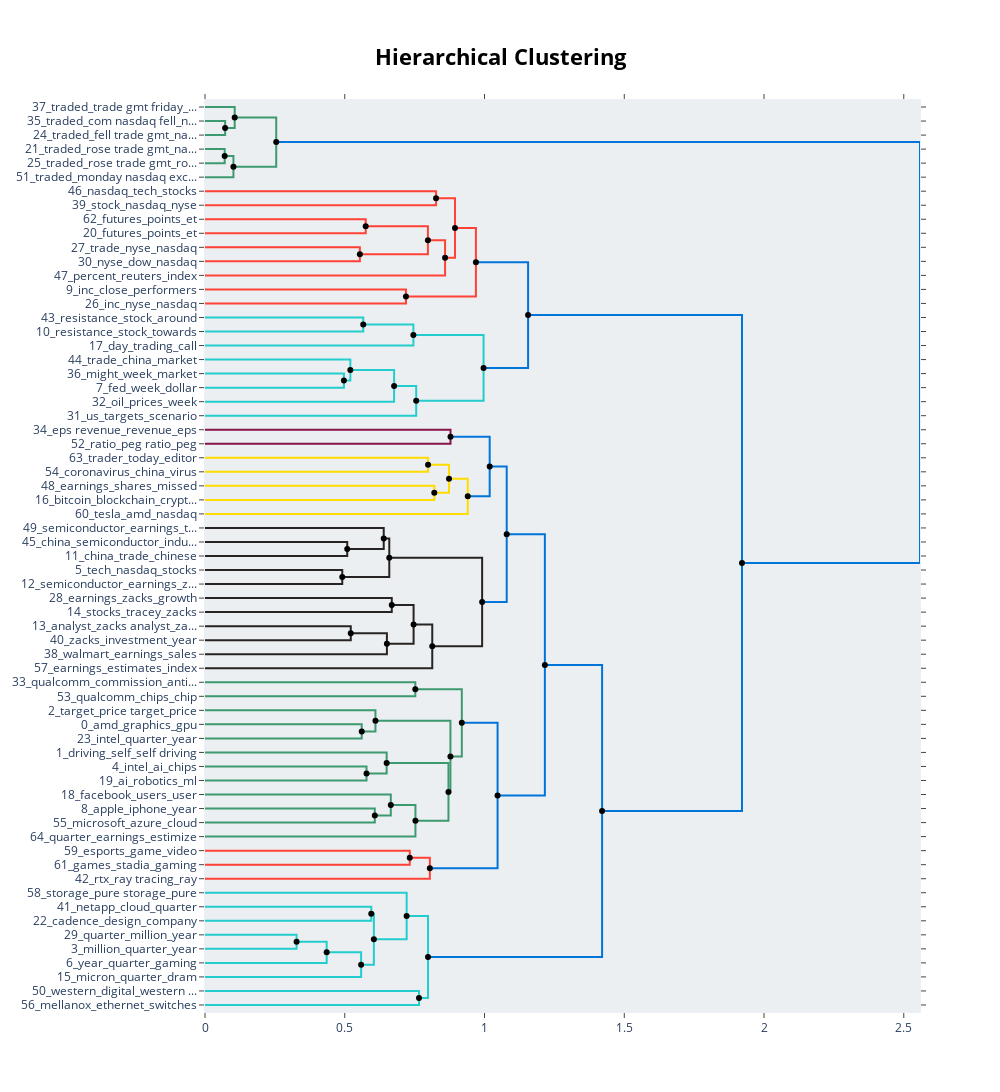

Notebook source saved alongside this figure:
### Code cell
hierarchical_topics = default_topic_model.hierarchical_topics(df_news['content'])
default_topic_model.visualize_hierarchy(hierarchical_topics=hierarchical_topics)

### Figure 1 — Plotly figure (JSON) as saved in the notebook; plotly's stock layout.template omitted (floating-point values rounded to 4 significant figures)
{"data": [{"hoverinfo": "text", "marker": {"color": "rgb(61,153,112)"}, "mode": "lines", "text": ["traded_com nasdaq fell_nasdaq fell trade_fell trade gmt_nasdaq fell", "", "", "traded_fell trade gmt_nasdaq fell trade_com nasdaq fell_fell trade"], "type": "scatter", "x": [0, 0.072, 0.072, 0], "xaxis": "x", "y": [-15, -15, -25, -25], "yaxis": "y"}, {"hoverinfo": "text", "marker": {"color": "rgb(61,153,112)"}, "mode": "lines", "text": ["traded_trade gmt friday_friday nasdaq exchange_gmt friday nasdaq_gmt friday", "", "", "traded_fell trade gmt_com nasdaq fell_nasdaq fell trade_fell trade"], "type": "scatter", "x": [0, 0.1062, 0.1062, 0.072], "xaxis": "x", "y": [-5, -5, -20, -20], "yaxis": "y"}, {"hoverinfo": "text", "marker": {"color": "rgb(61,153,112)"}, "mode": "lines", "text": ["traded_rose trade gmt_nasdaq rose trade_com nasdaq rose_rose trade", "", "", "traded_rose trade gmt_rose trade_com nasdaq rose_nasdaq rose trade"], "type": "scatter", "x": [0, 0.0704, 0.0704, 0], "xaxis": "x", "y": [-35, -35, -45, -45], "yaxis": "y"}, {"hoverinfo": "text", "marker": {"color": "rgb(61,153,112)"}, "mode": "lines", "text": ["traded_rose trade gmt_com nasdaq rose_nasdaq rose trade_rose trade", "", "", "traded_monday nasdaq exchange_gmt monday nasdaq_gmt monday_trade gmt monday"], "type": "scatter", "x": [0.0704, 0.1017, 0.1017, 0], "xaxis": "x", "y": [-40, -40, -55, -55], "yaxis": "y"}, {"hoverinfo": "text", "marker": {"color": "rgb(61,153,112)"}, "mode": "lines", "text": ["traded_fell trade gmt_com nasdaq fell_nasdaq fell trade_fell trade", "", "", "traded_rose trade gmt_com nasdaq rose_nasdaq rose trade_rose trade"], "type": "scatter", "x": [0.1062, 0.2548, 0.2548, 0.1017], "xaxis": "x", "y": [-12.5, -12.5, -47.5, -47.5], "yaxis": "y"}, {"hoverinfo": "text", "marker": {"color": "rgb(255,65,54)"}, "mode": "lines", "text": ["nasdaq_tech_stocks_market_index", "", "", "stock_nasdaq_nyse_com stocks focus_stocks focus"], "type": "scatter", "x": [0, 0.8268, 0.8268, 0], "xaxis": "x", "y": [-65, -65, -75, -75], "yaxis": "y"}, {"hoverinfo": "text", "marker": {"color": "rgb(255,65,54)"}, "mode": "lines", "text": ["futures_points_et_nyse_friday", "", "", "futures_points_et_nasdaq_et gmt"], "type": "scatter", "x": [0, 0.575, 0.575, 0], "xaxis": "x", "y": [-85, -85, -95, -95], "yaxis": "y"}, {"hoverinfo": "text", "marker": {"color": "rgb(255,65,54)"}, "mode": "lines", "text": ["trade_nyse_nasdaq_dow_china", "", "", "nyse_dow_nasdaq_closed_performer"], "type": "scatter", "x": [0, 0.554, 0.554, 0], "xaxis": "x", "y": [-105, -105, -115, -115], "yaxis": "y"}, {"hoverinfo": "text", "marker": {"color": "rgb(255,65,54)"}, "mode": "lines", "text": ["futures_points_et_nasdaq_trade", "", "", "nyse_nasdaq_dow_fell_trade"], "type": "scatter", "x": [0.575, 0.7975, 0.7975, 0.554], "xaxis": "x", "y": [-90, -90, -110, -110], "yaxis": "y"}, {"hoverinfo": "text", "marker": {"color": "rgb(255,65,54)"}, "mode": "lines", "text": ["nyse_futures_nasdaq_points_trade", "", "", "percent_reuters_index_rose percent_said"], "type": "scatter", "x": [0.7975, 0.8589, 0.8589, 0], "xaxis": "x", "y": [-100, -100, -125, -125], "yaxis": "y"}, {"hoverinfo": "text", "marker": {"color": "rgb(255,65,54)"}, "mode": "lines", "text": ["nasdaq_stock_nyse_investing com_et gmt", "", "", "nasdaq_nyse_futures_dow_percent"], "type": "scatter", "x": [0.8268, 0.8944, 0.8944, 0.8589], "xaxis": "x", "y": [-70, -70, -112.5, -112.5], "yaxis": "y"}, {"hoverinfo": "text", "marker": {"color": "rgb(255,65,54)"}, "mode": "lines", "text": ["inc_close_performers_nasdaq_rose", "", "", "inc_nyse_nasdaq_inc nasdaq_million shares"], "type": "scatter", "x": [0, 0.719, 0.719, 0], "xaxis": "x", "y": [-135, -135, -145, -145], "yaxis": "y"}, {"hoverinfo": "text", "marker": {"color": "rgb(255,65,54)"}, "mode": "lines", "text": ["nasdaq_nyse_futures_dow_trade", "", "", "inc_nasdaq_nyse_inc nasdaq_close"], "type": "scatter", "x": [0.8944, 0.9693, 0.9693, 0.719], "xaxis": "x", "y": [-91.25, -91.25, -140, -140], "yaxis": "y"}, {"hoverinfo": "text", "marker": {"color": "rgb(35,205,205)"}, "mode": "lines", "text": ["resistance_stock_around_futures_level", "", "", "resistance_stock_towards_nasdaq_around"], "type": "scatter", "x": [0, 0.5662, 0.5662, 0], "xaxis": "x", "y": [-155, -155, -165, -165], "yaxis": "y"}, {"hoverinfo": "text", "marker": {"color": "rgb(35,205,205)"}, "mode": "lines", "text": ["resistance_stock_around_nasdaq_towards", "", "", "day_trading_call_support_stocks trading"], "type": "scatter", "x": [0.5662, 0.7456, 0.7456, 0], "xaxis": "x", "y": [-160, -160, -175, -175], "yaxis": "y"}, {"hoverinfo": "text", "marker": {"color": "rgb(35,205,205)"}, "mode": "lines", "text": ["might_week_market_last_could", "", "", "fed_week_dollar_nyse_percent"], "type": "scatter", "x": [0, 0.4969, 0.4969, 0], "xaxis": "x", "y": [-195, -195, -205, -205], "yaxis": "y"}, {"hoverinfo": "text", "marker": {"color": "rgb(35,205,205)"}, "mode": "lines", "text": ["trade_china_market_fed_could", "", "", "week_fed_might_market_last"], "type": "scatter", "x": [0, 0.52, 0.52, 0.4969], "xaxis": "x", "y": [-185, -185, -200, -200], "yaxis": "y"}, {"hoverinfo": "text", "marker": {"color": "rgb(35,205,205)"}, "mode": "lines", "text": ["week_fed_might_market_trade", "", "", "oil_prices_week_sales_expected"], "type": "scatter", "x": [0.52, 0.6765, 0.6765, 0], "xaxis": "x", "y": [-192.5, -192.5, -215, -215], "yaxis": "y"}, {"hoverinfo": "text", "marker": {"color": "rgb(35,205,205)"}, "mode": "lines", "text": ["week_fed_might_market_trade", "", "", "us_targets_scenario_oil_dollar"], "type": "scatter", "x": [0.6765, 0.7556, 0.7556, 0], "xaxis": "x", "y": [-203.8, -203.8, -225, -225], "yaxis": "y"}, {"hoverinfo": "text", "marker": {"color": "rgb(35,205,205)"}, "mode": "lines", "text": ["day_resistance_trading_stock_support", "", "", "week_fed_us_dollar_market"], "type": "scatter", "x": [0.7456, 0.9966, 0.9966, 0.7556], "xaxis": "x", "y": [-167.5, -167.5, -214.4, -214.4], "yaxis": "y"}, {"hoverinfo": "text", "marker": {"color": "rgb(0,116,217)"}, "mode": "lines", "text": ["nasdaq_nyse_inc_rose_points", "", "", "week_day_market_trading_nasdaq"], "type": "scatter", "x": [0.9693, 1.156, 1.156, 0.9966], "xaxis": "x", "y": [-115.6, -115.6, -190.9, -190.9], "yaxis": "y"}, {"hoverinfo": "text", "marker": {"color": "rgb(133,20,75)"}, "mode": "lines", "text": ["eps revenue_revenue_eps_investing com_com", "", "", "ratio_peg ratio_peg_value_zacks"], "type": "scatter", "x": [0, 0.8783, 0.8783, 0], "xaxis": "x", "y": [-235, -235, -245, -245], "yaxis": "y"}, {"hoverinfo": "text", "marker": {"color": "rgb(255,220,0)"}, "mode": "lines", "text": ["trader_today_editor_portfolio_zacks private", "", "", "coronavirus_china_virus_cases_health"], "type": "scatter", "x": [0, 0.7981, 0.7981, 0], "xaxis": "x", "y": [-255, -255, -265, -265], "yaxis": "y"}, {"hoverinfo": "text", "marker": {"color": "rgb(255,220,0)"}, "mode": "lines", "text": ["earnings_shares_missed_years_illumina", "", "", "bitcoin_blockchain_cryptocurrency_etf_digital"], "type": "scatter", "x": [0, 0.8203, 0.8203, 0], "xaxis": "x", "y": [-275, -275, -285, -285], "yaxis": "y"}, {"hoverinfo": "text", "marker": {"color": "rgb(255,220,0)"}, "mode": "lines", "text": ["coronavirus_today_trader_nasdaq_china", "", "", "bitcoin_blockchain_cryptocurrency_etf_digital"], "type": "scatter", "x": [0.7981, 0.8731, 0.8731, 0.8203], "xaxis": "x", "y": [-260, -260, -280, -280], "yaxis": "y"}, {"hoverinfo": "text", "marker": {"color": "rgb(255,220,0)"}, "mode": "lines", "text": ["bitcoin_blockchain_nasdaq_cryptocurrency_etf", "", "", "tesla_amd_nasdaq_cnbc_driving"], "type": "scatter", "x": [0.8731, 0.9401, 0.9401, 0], "xaxis": "x", "y": [-270, -270, -295, -295], "yaxis": "y"}, {"hoverinfo": "text", "marker": {"color": "rgb(0,116,217)"}, "mode": "lines", "text": ["revenue_ratio_eps revenue_eps_earnings", "", "", "bitcoin_blockchain_nasdaq_cryptocurrency_etf"], "type": "scatter", "x": [0.8783, 1.018, 1.018, 0.9401], "xaxis": "x", "y": [-240, -240, -282.5, -282.5], "yaxis": "y"}, {"hoverinfo": "text", "marker": {"color": "rgb(40,35,35)"}, "mode": "lines", "text": ["china_semiconductor_industry_chip_zacks", "", "", "china_trade_chinese_trump_tariffs"], "type": "scatter", "x": [0, 0.5088, 0.5088, 0], "xaxis": "x", "y": [-315, -315, -325, -325], "yaxis": "y"}, {"hoverinfo": "text", "marker": {"color": "rgb(40,35,35)"}, "mode": "lines", "text": ["semiconductor_earnings_tsmc_zacks_quarter", "", "", "china_trade_chinese_semiconductor_trump"], "type": "scatter", "x": [0, 0.6394, 0.6394, 0.5088], "xaxis": "x", "y": [-305, -305, -320, -320], "yaxis": "y"}, {"hoverinfo": "text", "marker": {"color": "rgb(40,35,35)"}, "mode": "lines", "text": ["tech_nasdaq_stocks_growth_etf", "", "", "semiconductor_earnings_zacks_etf_rank"], "type": "scatter", "x": [0, 0.4911, 0.4911, 0], "xaxis": "x", "y": [-335, -335, -345, -345], "yaxis": "y"}, {"hoverinfo": "text", "marker": {"color": "rgb(40,35,35)"}, "mode": "lines", "text": ["china_trade_semiconductor_chinese_zacks", "", "", "semiconductor_etf_stocks_nasdaq_earnings"], "type": "scatter", "x": [0.6394, 0.6593, 0.6593, 0.4911], "xaxis": "x", "y": [-312.5, -312.5, -340, -340], "yaxis": "y"}, {"hoverinfo": "text", "marker": {"color": "rgb(40,35,35)"}, "mode": "lines", "text": ["earnings_zacks_growth_company_stocks", "", "", "stocks_tracey_zacks_podcast_investment"], "type": "scatter", "x": [0, 0.6682, 0.6682, 0], "xaxis": "x", "y": [-355, -355, -365, -365], "yaxis": "y"}, {"hoverinfo": "text", "marker": {"color": "rgb(40,35,35)"}, "mode": "lines", "text": ["analyst_zacks analyst_zacks_research_reports", "", "", "zacks_investment_year_earnings_stocks"], "type": "scatter", "x": [0, 0.5215, 0.5215, 0], "xaxis": "x", "y": [-375, -375, -385, -385], "yaxis": "y"}, {"hoverinfo": "text", "marker": {"color": "rgb(40,35,35)"}, "mode": "lines", "text": ["analyst_zacks_zacks analyst_research_investment", "", "", "walmart_earnings_sales_year_market"], "type": "scatter", "x": [0.5215, 0.6508, 0.6508, 0], "xaxis": "x", "y": [-380, -380, -395, -395], "yaxis": "y"}, {"hoverinfo": "text", "marker": {"color": "rgb(40,35,35)"}, "mode": "lines", "text": ["earnings_zacks_stocks_investment_stock", "", "", "analyst_zacks_zacks analyst_research_investment"], "type": "scatter", "x": [0.6682, 0.7463, 0.7463, 0.6508], "xaxis": "x", "y": [-360, -360, -387.5, -387.5], "yaxis": "y"}, {"hoverinfo": "text", "marker": {"color": "rgb(40,35,35)"}, "mode": "lines", "text": ["zacks_analyst_earnings_investment_stocks", "", "", "earnings_estimates_index_growth_higher revenues"], "type": "scatter", "x": [0.7463, 0.8131, 0.8131, 0], "xaxis": "x", "y": [-373.8, -373.8, -405, -405], "yaxis": "y"}, {"hoverinfo": "text", "marker": {"color": "rgb(40,35,35)"}, "mode": "lines", "text": ["semiconductor_china_stocks_nasdaq_zacks", "", "", "zacks_earnings_growth_investment_analyst"], "type": "scatter", "x": [0.6593, 0.9915, 0.9915, 0.8131], "xaxis": "x", "y": [-326.2, -326.2, -389.4, -389.4], "yaxis": "y"}, {"hoverinfo": "text", "marker": {"color": "rgb(0,116,217)"}, "mode": "lines", "text": ["bitcoin_blockchain_nasdaq_earnings_zacks", "", "", "zacks_earnings_stocks_growth_year"], "type": "scatter", "x": [1.018, 1.079, 1.079, 0.9915], "xaxis": "x", "y": [-261.2, -261.2, -357.8, -357.8], "yaxis": "y"}, {"hoverinfo": "text", "marker": {"color": "rgb(61,153,112)"}, "mode": "lines", "text": ["qualcomm_commission_antitrust_eu_said", "", "", "qualcomm_chips_chip_broadcom_apple"], "type": "scatter", "x": [0, 0.7525, 0.7525, 0], "xaxis": "x", "y": [-415, -415, -425, -425], "yaxis": "y"}, {"hoverinfo": "text", "marker": {"color": "rgb(61,153,112)"}, "mode": "lines", "text": ["amd_graphics_gpu_year_radeon", "", "", "intel_quarter_year_billion_revenue"], "type": "scatter", "x": [0, 0.5607, 0.5607, 0], "xaxis": "x", "y": [-445, -445, -455, -455], "yaxis": "y"}, {"hoverinfo": "text", "marker": {"color": "rgb(61,153,112)"}, "mode": "lines", "text": ["target_price target_price_shares_gaming", "", "", "amd_graphics_intel_year_gpu"], "type": "scatter", "x": [0, 0.6098, 0.6098, 0.5607], "xaxis": "x", "y": [-435, -435, -450, -450], "yaxis": "y"}, {"hoverinfo": "text", "marker": {"color": "rgb(61,153,112)"}, "mode": "lines", "text": ["intel_ai_chips_data_nasdaq", "", "", "ai_robotics_ml_learning_technology"], "type": "scatter", "x": [0, 0.5779, 0.5779, 0], "xaxis": "x", "y": [-475, -475, -485, -485], "yaxis": "y"}, {"hoverinfo": "text", "marker": {"color": "rgb(61,153,112)"}, "mode": "lines", "text": ["driving_self_self driving_autonomous_vehicles", "", "", "ai_intel_data_learning_technology"], "type": "scatter", "x": [0, 0.6499, 0.6499, 0.5779], "xaxis": "x", "y": [-465, -465, -480, -480], "yaxis": "y"}, {"hoverinfo": "text", "marker": {"color": "rgb(61,153,112)"}, "mode": "lines", "text": ["apple_iphone_year_zacks_billion", "", "", "microsoft_azure_cloud_company_billion"], "type": "scatter", "x": [0, 0.6075, 0.6075, 0], "xaxis": "x", "y": [-505, -505, -515, -515], "yaxis": "y"}, {"hoverinfo": "text", "marker": {"color": "rgb(61,153,112)"}, "mode": "lines", "text": ["facebook_users_user_company_ad", "", "", "apple_iphone_year_company_billion"], "type": "scatter", "x": [0, 0.6647, 0.6647, 0.6075], "xaxis": "x", "y": [-495, -495, -510, -510], "yaxis": "y"}, {"hoverinfo": "text", "marker": {"color": "rgb(61,153,112)"}, "mode": "lines", "text": ["apple_facebook_iphone_company_billion", "", "", "quarter_earnings_estimize_estimates_year"], "type": "scatter", "x": [0.6647, 0.7529, 0.7529, 0], "xaxis": "x", "y": [-502.5, -502.5, -525, -525], "yaxis": "y"}, {"hoverinfo": "text", "marker": {"color": "rgb(61,153,112)"}, "mode": "lines", "text": ["driving_self_self driving_autonomous_ai", "", "", "apple_facebook_iphone_company_year"], "type": "scatter", "x": [0.6499, 0.871, 0.871, 0.7529], "xaxis": "x", "y": [-472.5, -472.5, -513.8, -513.8], "yaxis": "y"}, {"hoverinfo": "text", "marker": {"color": "rgb(61,153,112)"}, "mode": "lines", "text": ["amd_graphics_year_intel_gpu", "", "", "driving_self_self driving_ai_apple"], "type": "scatter", "x": [0.6098, 0.8781, 0.8781, 0.871], "xaxis": "x", "y": [-442.5, -442.5, -493.1, -493.1], "yaxis": "y"}, {"hoverinfo": "text", "marker": {"color": "rgb(61,153,112)"}, "mode": "lines", "text": ["qualcomm_commission_chips_said_apple", "", "", "amd_company_intel_driving_year"], "type": "scatter", "x": [0.7525, 0.9188, 0.9188, 0.8781], "xaxis": "x", "y": [-420, -420, -467.8, -467.8], "yaxis": "y"}, {"hoverinfo": "text", "marker": {"color": "rgb(255,65,54)"}, "mode": "lines", "text": ["esports_game_video_gaming_video game", "", "", "games_stadia_gaming_service_game"], "type": "scatter", "x": [0, 0.7326, 0.7326, 0], "xaxis": "x", "y": [-535, -535, -545, -545], "yaxis": "y"}, {"hoverinfo": "text", "marker": {"color": "rgb(255,65,54)"}, "mode": "lines", "text": ["games_game_gaming_stadia_video", "", "", "rtx_ray tracing_ray_tracing_gaming"], "type": "scatter", "x": [0.7326, 0.8044, 0.8044, 0], "xaxis": "x", "y": [-540, -540, -555, -555], "yaxis": "y"}, {"hoverinfo": "text", "marker": {"color": "rgb(0,116,217)"}, "mode": "lines", "text": ["amd_company_intel_driving_year", "", "", "gaming_games_game_rtx_video"], "type": "scatter", "x": [0.9188, 1.047, 1.047, 0.8044], "xaxis": "x", "y": [-443.9, -443.9, -547.5, -547.5], "yaxis": "y"}, {"hoverinfo": "text", "marker": {"color": "rgb(0,116,217)"}, "mode": "lines", "text": ["zacks_earnings_stocks_growth_year", "", "", "amd_company_intel_nasdaq_driving"], "type": "scatter", "x": [1.079, 1.216, 1.216, 1.047], "xaxis": "x", "y": [-309.5, -309.5, -495.7, -495.7], "yaxis": "y"}, {"hoverinfo": "text", "marker": {"color": "rgb(35,205,205)"}, "mode": "lines", "text": ["netapp_cloud_quarter_year_company", "", "", "cadence_design_company_million_quarter"], "type": "scatter", "x": [0, 0.5949, 0.5949, 0], "xaxis": "x", "y": [-575, -575, -585, -585], "yaxis": "y"}, {"hoverinfo": "text", "marker": {"color": "rgb(35,205,205)"}, "mode": "lines", "text": ["quarter_million_year_revenues_year year", "", "", "million_quarter_year_zacks_revenues"], "type": "scatter", "x": [0, 0.3276, 0.3276, 0], "xaxis": "x", "y": [-595, -595, -605, -605], "yaxis": "y"}, {"hoverinfo": "text", "marker": {"color": "rgb(35,205,205)"}, "mode": "lines", "text": ["million_quarter_year_revenues_zacks", "", "", "year_quarter_gaming_billion_fiscal"], "type": "scatter", "x": [0.3276, 0.4353, 0.4353, 0], "xaxis": "x", "y": [-600, -600, -615, -615], "yaxis": "y"}, {"hoverinfo": "text", "marker": {"color": "rgb(35,205,205)"}, "mode": "lines", "text": ["million_quarter_year_revenues_company", "", "", "micron_quarter_dram_nand_fiscal"], "type": "scatter", "x": [0.4353, 0.5586, 0.5586, 0], "xaxis": "x", "y": [-607.5, -607.5, -625, -625], "yaxis": "y"}, {"hoverinfo": "text", "marker": {"color": "rgb(35,205,205)"}, "mode": "lines", "text": ["netapp_quarter_company_cadence_year", "", "", "quarter_year_million_revenues_company"], "type": "scatter", "x": [0.5949, 0.6042, 0.6042, 0.5586], "xaxis": "x", "y": [-580, -580, -616.2, -616.2], "yaxis": "y"}, {"hoverinfo": "text", "marker": {"color": "rgb(35,205,205)"}, "mode": "lines", "text": ["storage_pure storage_pure_quarter_company", "", "", "quarter_year_million_company_revenues"], "type": "scatter", "x": [0, 0.7215, 0.7215, 0.6042], "xaxis": "x", "y": [-565, -565, -598.1, -598.1], "yaxis": "y"}, {"hoverinfo": "text", "marker": {"color": "rgb(35,205,205)"}, "mode": "lines", "text": ["western_digital_western digital_storage_sandisk", "", "", "mellanox_ethernet_switches_infiniband_adapters"], "type": "scatter", "x": [0, 0.7657, 0.7657, 0], "xaxis": "x", "y": [-635, -635, -645, -645], "yaxis": "y"}, {"hoverinfo": "text", "marker": {"color": "rgb(35,205,205)"}, "mode": "lines", "text": ["quarter_year_million_company_revenues", "", "", "mellanox_storage_western_digital_western digital"], "type": "scatter", "x": [0.7215, 0.7979, 0.7979, 0.7657], "xaxis": "x", "y": [-581.6, -581.6, -640, -640], "yaxis": "y"}, {"hoverinfo": "text", "marker": {"color": "rgb(0,116,217)"}, "mode": "lines", "text": ["zacks_year_company_nasdaq_earnings", "", "", "quarter_year_million_company_revenues"], "type": "scatter", "x": [1.216, 1.421, 1.421, 0.7979], "xaxis": "x", "y": [-402.6, -402.6, -610.8, -610.8], "yaxis": "y"}, {"hoverinfo": "text", "marker": {"color": "rgb(0,116,217)"}, "mode": "lines", "text": ["nasdaq_nyse_trade_inc_week", "", "", "year_zacks_company_earnings_quarter"], "type": "scatter", "x": [1.156, 1.921, 1.921, 1.421], "xaxis": "x", "y": [-153.3, -153.3, -506.7, -506.7], "yaxis": "y"}, {"hoverinfo": "text", "marker": {"color": "rgb(0,116,217)"}, "mode": "lines", "text": ["traded_session traded range_start session traded_range day stock_traded highest lowest", "", "", "nasdaq_year_company_zacks_earnings"], "type": "scatter", "x": [0.2548, 2.558, 2.558, 1.921], "xaxis": "x", "y": [-30, -30, -330.0, -330.0], "yaxis": "y"}, {"hoverinfo": "text", "hovertext": ["traded_rose trade gmt_com nasdaq rose_nasdaq rose trade_rose trade", "traded_fell trade gmt_com nasdaq fell_nasdaq fell trade_fell trade", "futures_points_et_nasdaq_trade", "nyse_futures_nasdaq_points_trade", "nasdaq_stock_nyse_investing com_et gmt", "nasdaq_nyse_futures_dow_trade", "resistance_stock_around_nasdaq_towards", "week_fed_might_market_trade", "week_fed_might_market_trade", "day_resistance_trading_stock_support", "nasdaq_nyse_inc_rose_points", "coronavirus_today_trader_nasdaq_china", "bitcoin_blockchain_nasdaq_cryptocurrency_etf", "revenue_ratio_eps revenue_eps_earnings", "china_trade_semiconductor_chinese_zacks", "analyst_zacks_zacks analyst_research_investment", "earnings_zacks_stocks_investment_stock", "zacks_analyst_earnings_investment_stocks", "semiconductor_china_stocks_nasdaq_zacks", "bitcoin_blockchain_nasdaq_earnings_zacks", "apple_facebook_iphone_company_billion", "driving_self_self driving_autonomous_ai", "amd_graphics_year_intel_gpu", "qualcomm_commission_chips_said_apple", "games_game_gaming_stadia_video", "amd_company_intel_driving_year", "zacks_earnings_stocks_growth_year", "million_quarter_year_revenues_zacks", "million_quarter_year_revenues_company", "netapp_quarter_company_cadence_year", "quarter_year_million_company_revenues", "zacks_year_company_nasdaq_earnings", "nasdaq_nyse_trade_inc_week", "traded_session traded range_start session traded_range day stock_traded highest lowest"], "marker": {"color": "black"}, "mode": "markers", "showlegend": false, "type": "scatter", "x": [0.0704, 0.1062, 0.575, 0.7975, 0.8268, 0.8944, 0.5662, 0.52, 0.6765, 0.7456, 0.9693, 0.7981, 0.8731, 0.8783, 0.6394, 0.5215, 0.6682, 0.7463, 0.6593, 1.018, 0.6647, 0.6499, 0.6098, 0.7525, 0.7326, 0.9188, 1.079, 0.3276, 0.4353, 0.5949, 0.7215, 1.216, 1.156, 0.2548], "y": [-40, -12.5, -90, -100, -70, -91.25, -160, -192.5, -203.8, -167.5, -115.6, -260, -270, -240, -312.5, -380, -360, -373.8, -326.2, -261.2, -502.5, -472.5, -442.5, -420, -540, -443.9, -309.5, -600, -607.5, -580, -581.6, -402.6, -153.3, -30]}, {"hoverinfo": "text", "hovertext": ["traded_fell trade gmt_com nasdaq fell_nasdaq fell trade_fell trade", "traded_rose trade gmt_com nasdaq rose_nasdaq rose trade_rose trade", "nyse_nasdaq_dow_fell_trade", "nasdaq_nyse_futures_dow_percent", "inc_nasdaq_nyse_inc nasdaq_close", "week_fed_might_market_last", "week_fed_us_dollar_market", "week_day_market_trading_nasdaq", "bitcoin_blockchain_cryptocurrency_etf_digital", "bitcoin_blockchain_nasdaq_cryptocurrency_etf", "china_trade_chinese_semiconductor_trump", "semiconductor_etf_stocks_nasdaq_earnings", "analyst_zacks_zacks analyst_research_investment", "zacks_earnings_growth_investment_analyst", "zacks_earnings_stocks_growth_year", "amd_graphics_intel_year_gpu", "ai_intel_data_learning_technology", "apple_iphone_year_company_billion", "apple_facebook_iphone_company_year", "driving_self_self driving_ai_apple", "amd_company_intel_driving_year", "gaming_games_game_rtx_video", "amd_company_intel_nasdaq_driving", "quarter_year_million_revenues_company", "quarter_year_million_company_revenues", "mellanox_storage_western_digital_western digital", "quarter_year_million_company_revenues", "year_zacks_company_earnings_quarter", "nasdaq_year_company_zacks_earnings"], "marker": {"color": "black"}, "mode": "markers", "showlegend": false, "type": "scatter", "x": [0.072, 0.1017, 0.554, 0.8589, 0.719, 0.4969, 0.7556, 0.9966, 0.8203, 0.9401, 0.5088, 0.4911, 0.6508, 0.8131, 0.9915, 0.5607, 0.5779, 0.6075, 0.7529, 0.871, 0.8781, 0.8044, 1.047, 0.5586, 0.6042, 0.7657, 0.7979, 1.421, 1.921], "y": [-20, -47.5, -110, -112.5, -140, -200, -214.4, -190.9, -280, -282.5, -320, -340, -387.5, -389.4, -357.8, -450, -480, -510, -513.8, -493.1, -467.8, -547.5, -495.7, -616.2, -598.1, -640, -610.8, -506.7, -330.0]}], "layout": {"autosize": false, "height": 1175, "hoverlabel": {"bgcolor": "white", "font": {"family": "Rockwell", "size": 16}}, "hovermode": "closest", "plot_bgcolor": "#ECEFF1", "showlegend": false, "title": {"font": {"color": "Black", "size": 22}, "text": "<b>Hierarchical Clustering</b>", "x": 0.5, "xanchor": "center", "yanchor": "top"}, "width": 1000, "xaxis": {"mirror": "allticks", "rangemode": "tozero", "showgrid": false, "showline": true, "showticklabels": true, "ticks": "outside", "type": "linear", "zeroline": false}, "yaxis": {"mirror": "allticks", "range": [-650, 0], "rangemode": "tozero", "showgrid": false, "showline": true, "showticklabels": true, "tickmode": "array", "ticks": "outside", "ticktext": ["37_traded_trade gmt friday_...", "35_traded_com nasdaq fell_n...", "24_traded_fell trade gmt_na...", "21_traded_rose trade gmt_na...", "25_traded_rose trade gmt_ro...", "51_traded_monday nasdaq exc...", "46_nasdaq_tech_stocks", "39_stock_nasdaq_nyse", "62_futures_points_et", "20_futures_points_et", "27_trade_nyse_nasdaq", "30_nyse_dow_nasdaq", "47_percent_reuters_index", "9_inc_close_performers", "26_inc_nyse_nasdaq", "43_resistance_stock_around", "10_resistance_stock_towards", "17_day_trading_call", "44_trade_china_market", "36_might_week_market", "7_fed_week_dollar", "32_oil_prices_week", "31_us_targets_scenario", "34_eps revenue_revenue_eps", "52_ratio_peg ratio_peg", "63_trader_today_editor", "54_coronavirus_china_virus", "48_earnings_shares_missed", "16_bitcoin_blockchain_crypt...", "60_tesla_amd_nasdaq", "49_semiconductor_earnings_t...", "45_china_semiconductor_indu...", "11_china_trade_chinese", "5_tech_nasdaq_stocks", "12_semiconductor_earnings_z...", "28_earnings_zacks_growth", "14_stocks_tracey_zacks", "13_analyst_zacks analyst_za...", "40_zacks_investment_year", "38_walmart_earnings_sales", "57_earnings_estimates_index", "33_qualcomm_commission_anti...", "53_qualcomm_chips_chip", "2_target_price target_price", "0_amd_graphics_gpu", "23_intel_quarter_year", "1_driving_self_self driving", "4_intel_ai_chips", "19_ai_robotics_ml", "18_facebook_users_user", "8_apple_iphone_year", "55_microsoft_azure_cloud", "64_quarter_earnings_estimize", "59_esports_game_video", "61_games_stadia_gaming", "42_rtx_ray tracing_ray", "58_storage_pure storage_pure", "41_netapp_cloud_quarter", "22_cadence_design_company", "29_quarter_million_year", "3_million_quarter_year", "6_year_quarter_gaming", "15_micron_quarter_dram", "50_western_digital_western ...", "56_mellanox_ethernet_switches"], "tickvals": [-5, -15, -25, -35, -45, -55, -65, -75, -85, -95, -105, -115, -125, -135, -145, -155, -165, -175, -185, -195, -205, -215, -225, -235, -245, -255, -265, -275, -285, -295, -305, -315, -325, -335, -345, -355, -365, -375, -385, -395, -405, -415, -425, -435, -445, -455, -465, -475, -485, -495, -505, -515, -525, -535, -545, -555, -565, -575, -585, -595, -605, -615, -625, -635, -645], "type": "linear", "zeroline": false}}}
